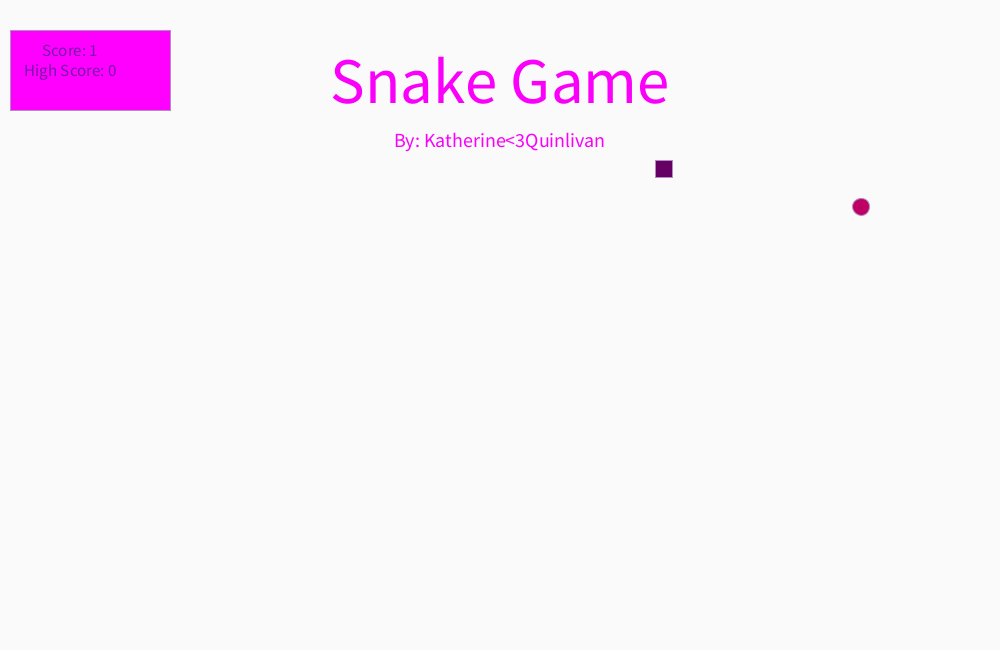
Frame 1 (no input)
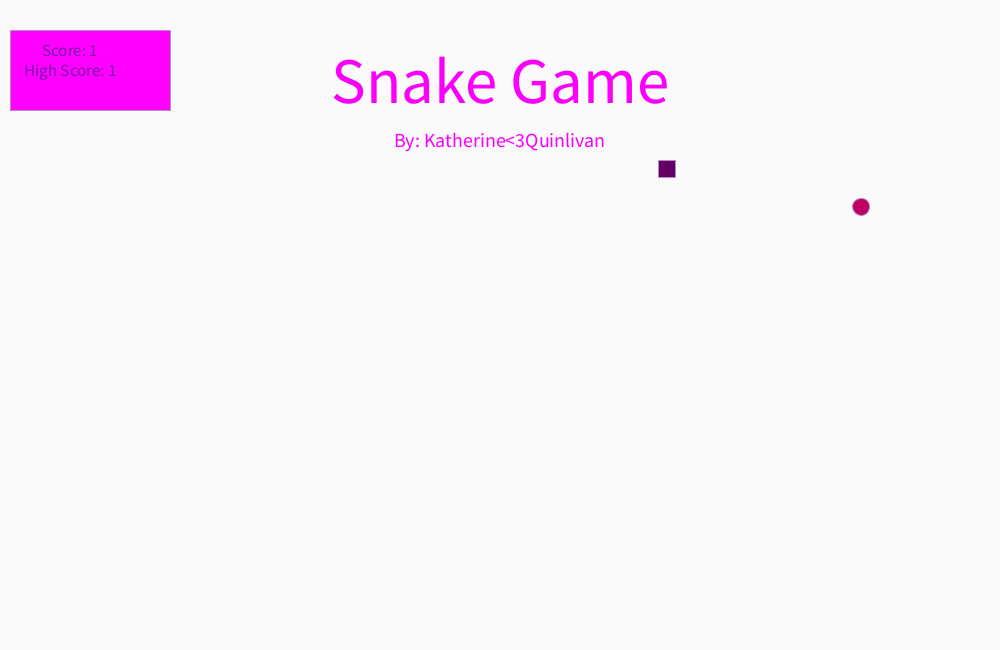
Frame 60 (the mouse pressed at the canvas centre just before this capture)
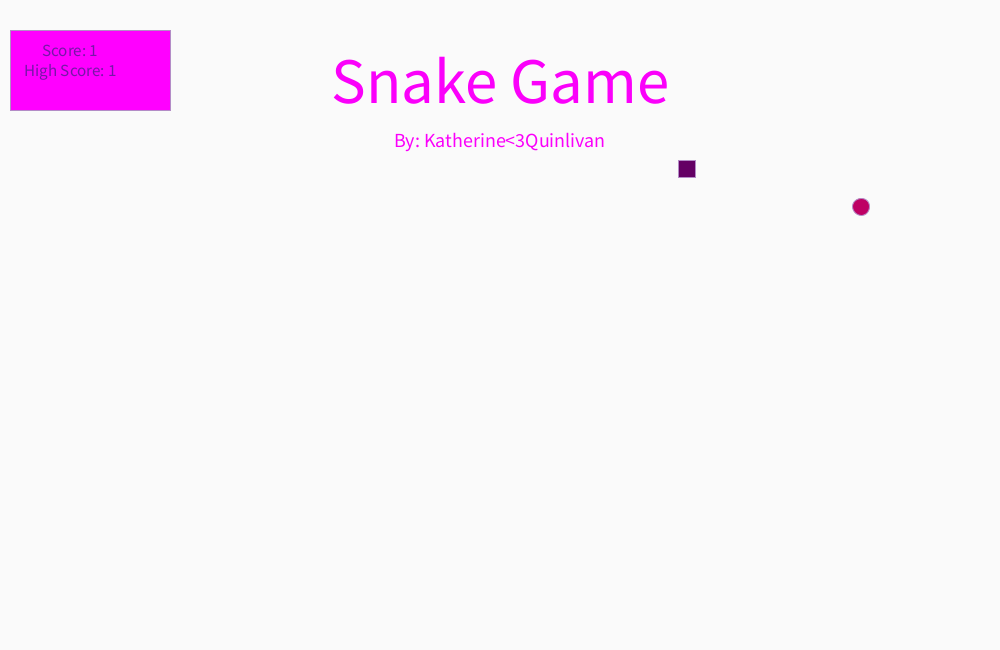
Frame 120 (the mouse held since frame 60 and released just before this capture)

The Processing sketch that drew these frames (run headless with seeded random() and noise(); from frame 60 on, the mouse is pressed at the canvas centre):

// Processing sketch: processing_106770
// ── processing_106770.pde

snake test;
food food1;
int highScore;

void setup(){
  size(1000, 650);
  frameRate(14);
  test = new snake();
  food1 = new food();
  rectMode(CENTER);
  textAlign(CENTER, CENTER);
  
  highScore = 0;
}



void draw(){
  background(250, 250, 250);
  drawScoreboard();
  
  test.move();
  test.display();
  food1.display();
  
  
  if( dist(food1.xpos, food1.ypos, test.xpos.get(0), test.ypos.get(0)) < test.sidelen ){
    food1.reset();
    test.addLink();
  }
  
  if(test.len > highScore){
    highScore= test.len;
  }
}


void keyPressed(){
  if(key == CODED){
    if(keyCode == LEFT){
      test.dir = "left";
    }
    if(keyCode == RIGHT){
      test.dir = "right";
    }
    if(keyCode == UP){
      test.dir = "up";
    }
    if(keyCode == DOWN){
      test.dir = "down";
    }
  }
}


void drawScoreboard(){
  // All of the scode for code and title
  
  fill(250, 0, 250);
  textSize(65);
  text( "Snake Game", width/2, 80);
  fill(250, 0, 250);
  textSize(20);
  text( "By: Katherine<3Quinlivan", width/2, 140);
  
  
  // draw scoreboard
  stroke(179, 140, 198);
  fill(255, 0 ,255);
  rect(90, 70, 160, 80);
  fill(118, 22, 167);
  textSize(17);
  text( "Score: " + test.len, 70, 50);
  
  fill(118, 22, 167);
  textSize(17);
  text( "High Score: " + highScore, 70, 70);
}

class food{
  
  // define varibles
  float xpos, ypos;
  
  
  
  //constructor
  food(){
    xpos = random(100, width - 100);
    ypos = random(100, height - 100);
  }
  
  
  // functions
 void display(){
   
   fill(190,0,100);
   ellipse(xpos, ypos,17,17);
 }
 
 
 void reset(){
    xpos = random(100, width - 100);
    ypos = random(100, height - 100);
 }   
}

class snake{
  
  //define varibles
  int len;
  float sidelen;
  String dir; 
  ArrayList <Float> xpos, ypos;
  
  // constructor
  snake(){
    len = 1;
    sidelen = 17;
    dir = "right";
    xpos = new ArrayList();
    ypos = new ArrayList();
    xpos.add( random(width) );
    ypos.add( random(height) );
  }
  
  // functions
  
  
  void move(){
   for(int i = len - 1; i > 0; i = i -1 ){
    xpos.set(i, xpos.get(i - 1));
    ypos.set(i, ypos.get(i - 1));  
   } 
   if(dir == "left"){
     xpos.set(0, xpos.get(0) - sidelen);
   }
   if(dir == "right"){
     xpos.set(0, xpos.get(0) + sidelen);
   }
   
   if(dir == "up"){
     ypos.set(0, ypos.get(0) - sidelen);
  
   }
   
   if(dir == "down"){
     ypos.set(0, ypos.get(0) + sidelen);
   }
   xpos.set(0, (xpos.get(0) + width) % width);
   ypos.set(0, (ypos.get(0) + height) % height);
   
    // check if hit itself and if so cut off the tail
    if( checkHit() == true){
      len = 1;
      float xtemp = xpos.get(0);
      float ytemp = ypos.get(0);
      xpos.clear();
      ypos.clear();
      xpos.add(xtemp);
      ypos.add(ytemp);
    }
  }
  
  
  
  void display(){
    for(int i = 0; i <len; i++){
      stroke(179, 140, 198);
      fill(100, 0, 100, map(i-1, 0, len-1, 250, 50));
      rect(xpos.get(i), ypos.get(i), sidelen, sidelen);
    }  
  }
  
  
  void addLink(){
    xpos.add( xpos.get(len-1) + sidelen);
    ypos.add( ypos.get(len-1) + sidelen);
    len++;
  }
  
   boolean checkHit(){
    for(int i = 1; i < len; i++){
     if( dist(xpos.get(0), ypos.get(0), xpos.get(i), ypos.get(i)) < sidelen){
       return true;
     } 
    } 
    return false;
   } 
}
